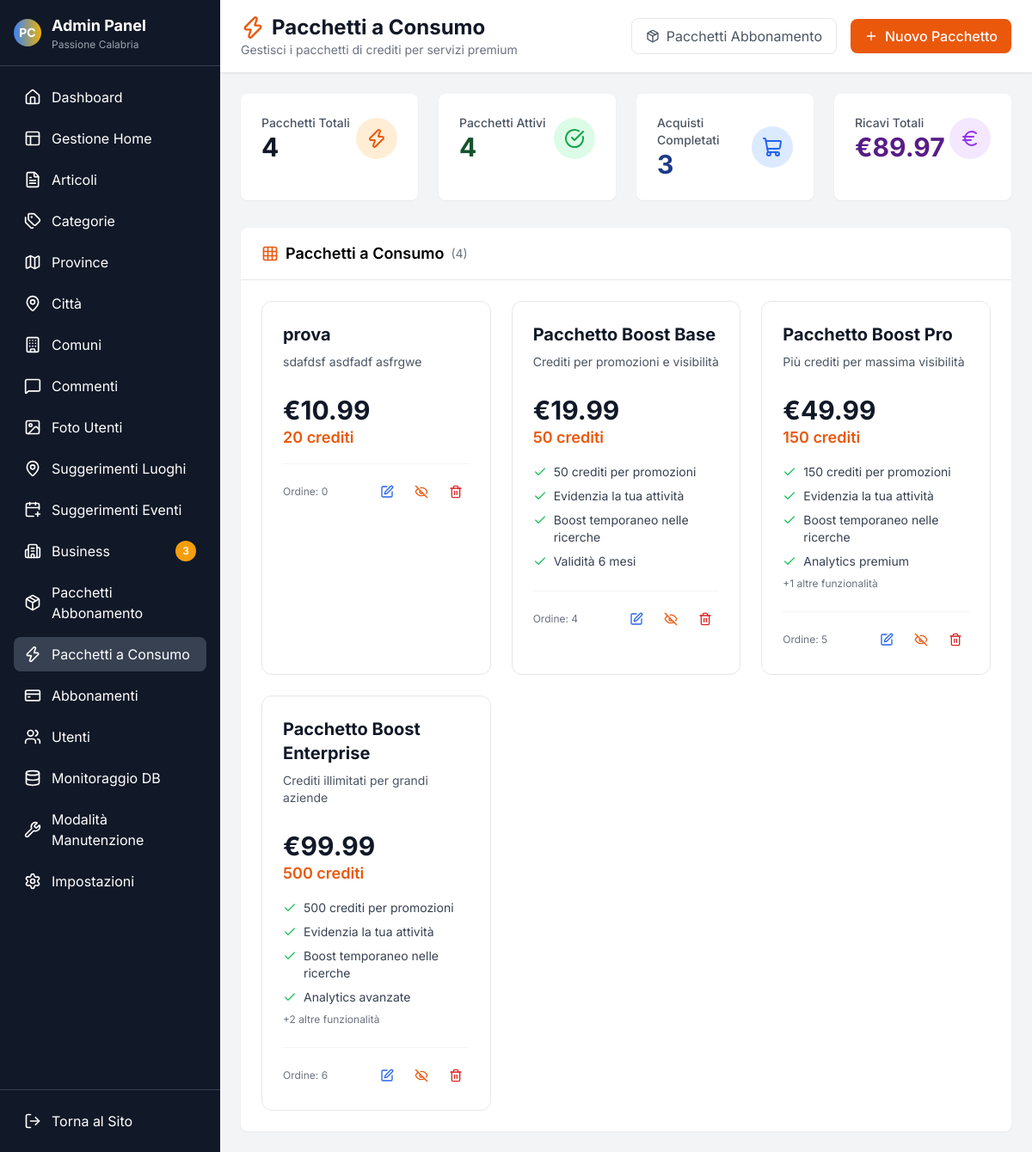
The app's page /admin/consumo-pacchetti.php with its own data.
### tables this page shows
CREATE TABLE `business_packages` (
  `id` int NOT NULL,
  `name` varchar(255) NOT NULL,
  `description` text,
  `price` decimal(10,2) NOT NULL,
  `package_type` enum('subscription','consumption') DEFAULT 'subscription',
  `duration_months` int DEFAULT '12',
  `consumption_credits` int DEFAULT NULL,
  `features` json DEFAULT NULL,
  `stripe_price_id` varchar(255) DEFAULT NULL,
  `image_path` varchar(500) DEFAULT NULL,
  `is_active` tinyint(1) DEFAULT '1',
  `sort_order` int DEFAULT '0',
  `max_listings` int DEFAULT NULL,
  `max_photos` int DEFAULT NULL,
  `analytics_included` tinyint(1) DEFAULT '0',
  `priority_support` tinyint(1) DEFAULT '0',
  `created_at` timestamp NULL DEFAULT CURRENT_TIMESTAMP
);

### includes/db_config.php (called while the page is built, shortened)
<?php
function getDatabaseConfig() {
    $host = getenv('DB_HOST');
    $dbname = getenv('DB_NAME');
    $username = getenv('DB_USER');
    $password = getenv('DB_PASSWORD');
    if (!$host) {
        $host = 'db5018301966.hosting-data.io';
        $dbname = 'dbs14504718';
        $username = 'dbu1167357';
        $password = 'Barboncino692@@';
    }
    return [
        'host' => $host,
        'dbname' => $dbname,
        'username' => $username,
        'password' => $password
    ];
}
?>

### includes/database_mysql.php (called while the page is built, shortened)
<?php
require_once __DIR__ . '/db_config.php';
class Database {
    public function __construct() {
        $config = getDatabaseConfig();
        $this->host = $config['host'];
        $this->dbname = $config['dbname'];
        $this->username = $config['username'];
        $this->password = $config['password'];
        try {
            $dsn = "mysql:host={$this->host};dbname={$this->dbname};charset=utf8mb4";
            $options = [
                PDO::ATTR_ERRMODE => PDO::ERRMODE_EXCEPTION,
                PDO::ATTR_DEFAULT_FETCH_MODE => PDO::FETCH_ASSOC,
                PDO::ATTR_EMULATE_PREPARES => false,
            ];
            $this->pdo = new PDO($dsn, $this->username, $this->password, $options);
        } catch (PDOException $e) {
            $this->connection_error = true;
            $this->error_message = 'Errore connessione database MySQL: ' . $e->getMessage();
            error_log($this->error_message);
            $this->pdo = null;
        }
    }
}
?>

### admin/consumo-pacchetti.php (the view, shortened to what this page needs)
<?php
require_once '../includes/database_mysql.php';
$db = new Database();
$action = $_GET['action'] ?? 'list';
$packages = [];
try {
    $stmt = $db->pdo->prepare('SELECT * FROM business_packages WHERE package_type = "consumption" ORDER BY sort_order ASC, created_at ASC');
    $stmt->execute();
    $packages = $stmt->fetchAll();
} catch (Exception $e) {
    $error = $e->getMessage();
}
$stats = [];
try {
    $stmt = $db->pdo->query('SELECT COUNT(*) as total FROM business_packages WHERE package_type = "consumption"');
    $stats['total'] = $stmt->fetch()['total'];
    $stmt = $db->pdo->query('SELECT COUNT(*) as active FROM business_packages WHERE package_type = "consumption" AND is_active = 1');
    $stats['active'] = $stmt->fetch()['active'];
    $stmt = $db->pdo->query('SELECT COUNT(*) as purchased FROM consumption_purchases WHERE status = "completed"');
    $stats['purchased'] = $stmt->fetch()['purchased'];
    $stmt = $db->pdo->query('SELECT SUM(amount_paid) as revenue FROM consumption_purchases WHERE status = "completed"');
    $stats['revenue'] = $stmt->fetch()['revenue'] ?: 0;
} catch (Exception $e) {
    $stats = ['total' => 0, 'active' => 0, 'purchased' => 0, 'revenue' => 0];
}
?>
<!DOCTYPE html>
<html lang="it">
<head>
    <script src="https://cdn.tailwindcss.com"></script>
    <link rel="stylesheet" href="../assets/css/style.css">
</head>
<body class="min-h-screen bg-gray-100 flex">
    <div class="bg-gray-900 text-white w-64 flex flex-col">
        <div class="p-4 border-b border-gray-700">
            <div class="flex items-center space-x-3">
                <div class="w-8 h-8 bg-gradient-to-r from-blue-500 to-yellow-500 rounded-full flex items-center justify-center">
                    <span class="text-white font-bold text-sm">PC</span>
                </div>
                <div>
                    <h1 class="font-bold text-lg">Admin Panel</h1>
                    <p class="text-xs text-gray-400">Passione Calabria</p>
                </div>
            </div>
        </div>
        <?php include 'partials/menu.php'; ?>
        <div class="p-4 border-t border-gray-700">
            <a href="../index.php" class="flex items-center space-x-3 px-3 py-2 rounded-lg hover:bg-gray-700 transition-colors">
                <i data-lucide="log-out" class="w-5 h-5"></i>
                <span>Torna al Sito</span>
            </a>
        </div>
    </div>
    <div class="flex-1 flex flex-col overflow-hidden">
        <header class="bg-white shadow-sm border-b border-gray-200 px-6 py-4">
            <div class="flex items-center justify-between">
                <div>
                    <h1 class="text-2xl font-bold text-gray-900 flex items-center">
                        <i data-lucide="zap" class="w-7 h-7 text-orange-600 mr-2"></i>
                        Pacchetti a Consumo
                    </h1>
                    <p class="text-sm text-gray-500">Gestisci i pacchetti di crediti per servizi premium</p>
                </div>
                <div class="flex items-center space-x-4">
                    <a href="gestione-pacchetti.php" class="text-gray-600 hover:text-gray-800 px-4 py-2 rounded-lg border hover:bg-gray-50 transition-colors flex items-center">
                        <i data-lucide="package" class="w-4 h-4 mr-2"></i>
                        Pacchetti Abbonamento
                    </a>
                    <?php if ($action !== 'create' && $action !== 'edit'): ?>
                    <a href="consumo-pacchetti.php?action=create" class="bg-orange-600 hover:bg-orange-700 text-white px-4 py-2 rounded-lg font-medium transition-colors flex items-center">
                        <i data-lucide="plus" class="w-4 h-4 mr-2"></i>
                        Nuovo Pacchetto
                    </a>
                    <?php endif; ?>
                </div>
            </div>
        </header>
        <main class="flex-1 overflow-auto p-6">
            <?php if ($action === 'list'): ?>
                <div class="grid grid-cols-1 md:grid-cols-4 gap-6 mb-8">
                    <div class="bg-white rounded-lg shadow-sm p-6">
                        <div class="flex items-center justify-between">
                            <div>
                                <p class="text-sm font-medium text-gray-600">Pacchetti Totali</p>
                                <p class="text-3xl font-bold text-gray-900"><?php echo $stats['total']; ?></p>
                            </div>
                            <div class="bg-orange-100 p-3 rounded-full">
                                <i data-lucide="zap" class="w-6 h-6 text-orange-600"></i>
                            </div>
                        </div>
                    </div>
                    <div class="bg-white rounded-lg shadow-sm p-6">
                        <div class="flex items-center justify-between">
                            <div>
                                <p class="text-sm font-medium text-gray-600">Pacchetti Attivi</p>
                                <p class="text-3xl font-bold text-green-900"><?php echo $stats['active']; ?></p>
                            </div>
                            <div class="bg-green-100 p-3 rounded-full">
                                <i data-lucide="check-circle" class="w-6 h-6 text-green-600"></i>
                            </div>
                        </div>
                    </div>
                    <div class="bg-white rounded-lg shadow-sm p-6">
                        <div class="flex items-center justify-between">
                            <div>
                                <p class="text-sm font-medium text-gray-600">Acquisti Completati</p>
                                <p class="text-3xl font-bold text-blue-900"><?php echo $stats['purchased']; ?></p>
                            </div>
                            <div class="bg-blue-100 p-3 rounded-full">
                                <i data-lucide="shopping-cart" class="w-6 h-6 text-blue-600"></i>
                            </div>
                        </div>
                    </div>
                    <div class="bg-white rounded-lg shadow-sm p-6">
                        <div class="flex items-center justify-between">
                            <div>
                                <p class="text-sm font-medium text-gray-600">Ricavi Totali</p>
                                <p class="text-3xl font-bold text-purple-900">€<?php echo number_format($stats['revenue'], 2); ?></p>
                            </div>
                            <div class="bg-purple-100 p-3 rounded-full">
                                <i data-lucide="euro" class="w-6 h-6 text-purple-600"></i>
                            </div>
                        </div>
                    </div>
                </div>
                <div class="bg-white rounded-lg shadow-sm overflow-hidden">
                    <div class="px-6 py-4 border-b border-gray-200">
                        <h2 class="text-lg font-semibold flex items-center">
                            <i data-lucide="grid-3x3" class="w-5 h-5 mr-2 text-orange-600"></i>
                            Pacchetti a Consumo
                            <span class="ml-2 text-sm font-normal text-gray-500">(<?php echo count($packages); ?>)</span>
                        </h2>
                    </div>
                    <?php if (count($packages) > 0): ?>
                        <div class="p-6">
                            <div class="grid grid-cols-1 md:grid-cols-2 lg:grid-cols-3 gap-6">
                                <?php foreach ($packages as $package):
                                    $features = json_decode($package['features'], true) ?: [];
                                ?>
                                <div class="border rounded-xl p-6 <?php echo $package['is_active'] ? 'border-gray-200 bg-white' : 'border-gray-100 bg-gray-50'; ?> hover:shadow-lg transition-all">
                                    <div class="flex items-start justify-between mb-4">
                                        <div class="flex-1">
                                            <div class="flex items-center gap-2 mb-2">
                                                <h3 class="text-xl font-bold text-gray-900"><?php echo htmlspecialchars($package['name']); ?></h3>
                                            </div>
                                            <p class="text-gray-600 text-sm mb-3"><?php echo htmlspecialchars($package['description']); ?></p>
                                        </div>
                                    </div>
                                    <div class="mb-4">
                                        <div class="text-3xl font-bold text-gray-900">
                                            €<?php echo number_format($package['price'], 2); ?>
                                        </div>
                                        <div class="text-lg text-orange-600 font-semibold">
                                            <?php echo $package['consumption_credits']; ?> crediti
                                        </div>
                                    </div>
                                    <?php if (!empty($features)): ?>
                                    <div class="mb-6">
                                        <ul class="space-y-2">
                                            <?php foreach (array_slice($features, 0, 4) as $feature): ?>
                                            <li class="flex items-start text-sm">
                                                <i data-lucide="check" class="w-4 h-4 text-green-500 mr-2 mt-0.5 flex-shrink-0"></i>
                                                <span class="text-gray-700"><?php echo htmlspecialchars($feature); ?></span>
                                            </li>
                                            <?php endforeach; ?>
                                            <?php if (count($features) > 4): ?>
                                            <li class="text-xs text-gray-500">+<?php echo count($features) - 4; ?> altre funzionalità</li>
                                            <?php endif; ?>
                                        </ul>
                                    </div>
                                    <?php endif; ?>
                                    <div class="flex items-center justify-between pt-4 border-t border-gray-100">
                                        <div class="flex items-center gap-2">
                                            <span class="text-xs text-gray-500">Ordine: <?php echo $package['sort_order']; ?></span>
                                        </div>
                                        <div class="flex items-center space-x-2">
                                            <a href="consumo-pacchetti.php?action=edit&id=<?php echo $package['id']; ?>"
                                               class="text-blue-600 hover:text-blue-700 p-2 rounded-lg hover:bg-blue-50 transition-colors" title="Modifica">
                                                <i data-lucide="edit" class="w-4 h-4"></i>
                                            </a>
                                            <a href="consumo-pacchetti.php?action=toggle_status&id=<?php echo $package['id']; ?>"
                                               class="text-<?php echo $package['is_active'] ? 'orange' : 'green'; ?>-600 hover:text-<?php echo $package['is_active'] ? 'orange' : 'green'; ?>-700 p-2 rounded-lg hover:bg-<?php echo $package['is_active'] ? 'orange' : 'green'; ?>-50 transition-colors"
                                               title="<?php echo $package['is_active'] ? 'Disattiva' : 'Attiva'; ?>">
                                                <i data-lucide="<?php echo $package['is_active'] ? 'eye-off' : 'eye'; ?>" class="w-4 h-4"></i>
                                            </a>
                                            <a href="consumo-pacchetti.php?action=delete&id=<?php echo $package['id']; ?>"
                                               class="text-red-600 hover:text-red-700 p-2 rounded-lg hover:bg-red-50 transition-colors" title="Elimina"
                                               onclick="return confirm('Sei sicuro di voler eliminare questo pacchetto a consumo?')">
                                                <i data-lucide="trash-2" class="w-4 h-4"></i>
                                            </a>
                                        </div>
                                    </div>
                                </div>
                                <?php endforeach; ?>
                            </div>
                        </div>
                    <?php endif; ?>
                </div>
            <?php endif; ?>
        </main>
    </div>
</body>
</html>

### assets/css/style.css (style rules this page uses)
:root { --calabria-blue: #2563eb; --calabria-blue-light: #3b82f6; --calabria-blue-dark: #1d4ed8; --calabria-gold: #f59e0b; --calabria-gold-light: #fbbf24; --calabria-gold-dark: #d97706; --calabria-teal: #14b8a6; --calabria-green: #10b981; }
* { scroll-behavior: smooth; }
body { font-family: 'Inter', -apple-system, BlinkMacSystemFont, 'Segoe UI', Roboto, sans-serif; line-height: 1.6; }

### records on screen
business_packages: name "prova", description "sdafdsf asdfadf asfrgwe", price "10.99", consumption_credits "20", sort_order "0", is_active 1 (drawn)
business_packages: name "Pacchetto Boost Base", description "Crediti per promozioni e visibilità", price "19.99", consumption_credits "50", features "50 crediti per promozioni", features "Evidenzia la tua attività", features "Boost temporaneo nelle ricerche", features "Validità 6 mesi", sort_order "4", is_active 1 (drawn)
business_packages: name "Pacchetto Boost Pro", description "Più crediti per massima visibilità", price "49.99", consumption_credits "150", features "150 crediti per promozioni", features "Evidenzia la tua attività", features "Boost temporaneo nelle ricerche", features "Analytics premium", count($features)-4 "1", sort_order "5", is_active 1 (drawn)
business_packages: name "Pacchetto Boost Enterprise", description "Crediti illimitati per grandi aziende", price "99.99", consumption_credits "500", features "500 crediti per promozioni", features "Evidenzia la tua attività", features "Boost temporaneo nelle ricerche", features "Analytics avanzate", count($features)-4 "2", sort_order "6", is_active 1 (drawn)

### other values on screen
$item['label'] "Dashboard"
$item['label'] "Gestione Home"
$item['label'] "Articoli"
$item['label'] "Categorie"
$item['label'] "Province"
$item['label'] "Città"
$item['label'] "Comuni"
$item['label'] "Commenti"
$item['label'] "Foto Utenti"
$item['label'] "Suggerimenti Luoghi"
$item['label'] "Suggerimenti Eventi"
$item['label'] "Business"
$countToShow "3"
$item['label'] "Pacchetti Abbonamento"
$item['label'] "Pacchetti a Consumo"
